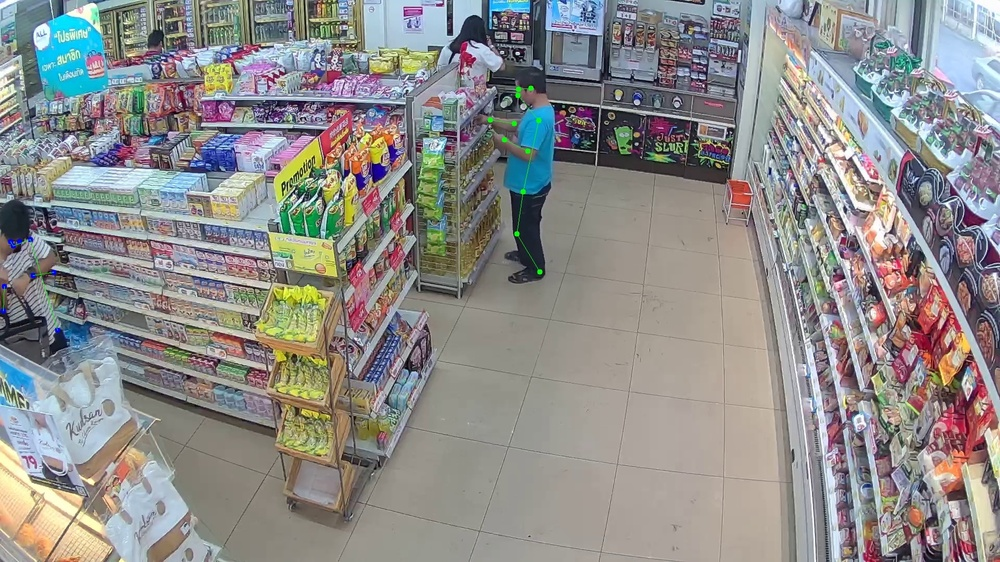
#> input picture 3_images_processing_in_openCV/01.jpg, 1000 x 562 px, shrunk from 1920 x 1080 before the run
$ python 3_images_Thresholding.py
#> lines starting #> are read from the running program, lines starting #| are printed output that depends on the picture; after the words box and inside, x2 and y2 are one past the last pixel; in counts of white or black regions, pixels touching at a corner belong together
import cv2
import numpy as np
from matplotlib import pyplot as plt

img = cv2.imread('01.jpg',0)
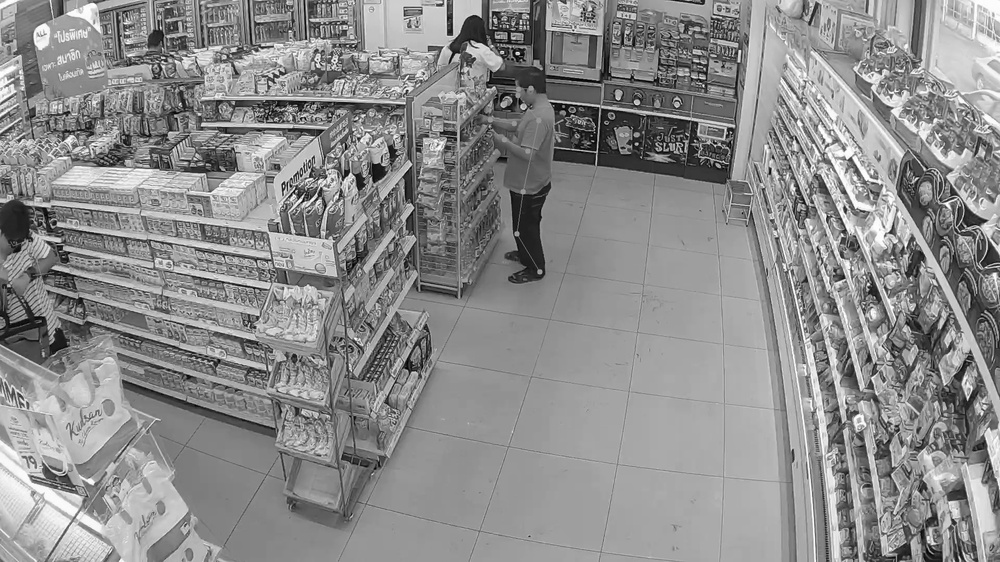
#> img: shape (562, 1000); min 0, max 255, mean 140.7
# rows,cols,w = img.shape
print(img.shape)
#| (562, 1000)

'''
# 固定阈值分割
ret,thresh1 = cv2.threshold(img,127,255,cv2.THRESH_BINARY)
ret,thresh2 = cv2.threshold(img,127,255,cv2.THRESH_BINARY_INV)
ret,thresh3 = cv2.threshold(img,127,255,cv2.THRESH_TRUNC)
ret,thresh4 = cv2.threshold(img,127,255,cv2.THRESH_TOZERO)
ret,thresh5 = cv2.threshold(img,127,255,cv2.THRESH_TOZERO_INV)

titles = ['Original_Image','binary','BINARY_INV','TRUNC','TOZERO','TOZERO_INV']
images = [img,thresh1,thresh2,thresh3,thresh4,thresh5]

for i in range(6):
    plt.subplot(2,3,i+1),plt.imshow(images[i])
    plt.title(titles[i])
    plt.xticks([]),plt.yticks([])

plt.show()
'''

'''
# 自适应阈值分割，阈值根据一个区域计算
img = cv2.medianBlur(img,5)
ret,th1 = cv2.threshold(img,127,255,cv2.THRESH_BINARY)
th2 = cv2.adaptiveThreshold(img,255,cv2.ADAPTIVE_THRESH_MEAN_C,cv2.THRESH_BINARY,11,2)
th3 = cv2.adaptiveThreshold(img,255,cv2.ADAPTIVE_THRESH_GAUSSIAN_C,cv2.THRESH_BINARY,11,2)

titles = ['original','Global_Threshold','Adaptive_Mean_Threshold','Adaptive_Gaussian_Threshold']
images = [img,th1,th2,th3]

for i in range(4):
    plt.subplot(2,2,i+1),plt.imshow(images[i],'gray')
    plt.title(titles[i])
    plt.xticks([]),plt.yticks([])

plt.show()
'''

# global threshold
ret1,th1 = cv2.threshold(img,127,255,cv2.THRESH_BINARY)
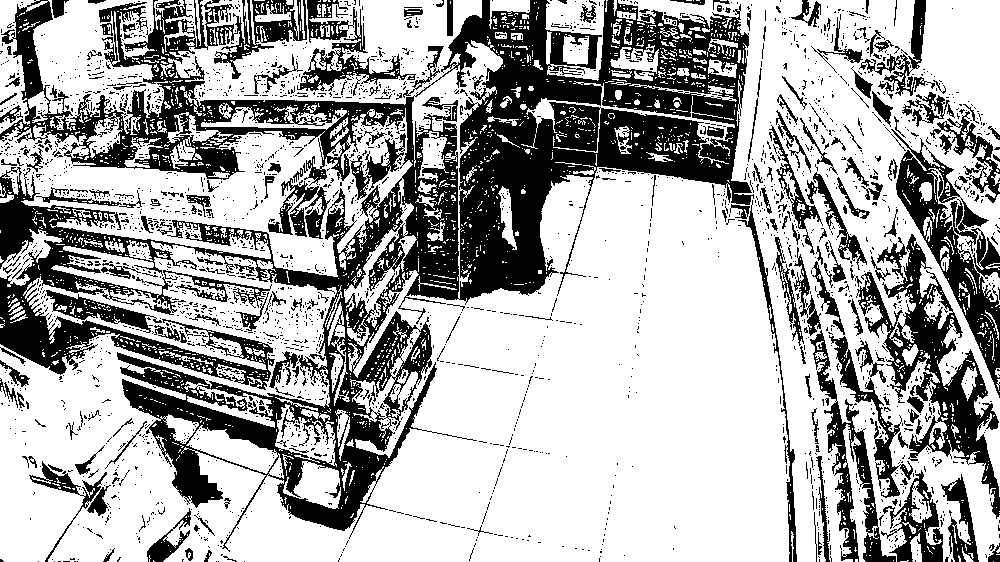
#> th1: shape (562, 1000); 67.2% white; 2709 black regions (2476 under 20 px), largest, box (x1, y1, x2, y2) and area: (0, 0, 754, 552) 116392, (856, 234, 1000, 519) 10096, (891, 129, 1000, 398) 7793
print(ret1)

# otsu threshold
ret2,th2 = cv2.threshold(img,0,255,cv2.THRESH_BINARY+cv2.THRESH_OTSU)
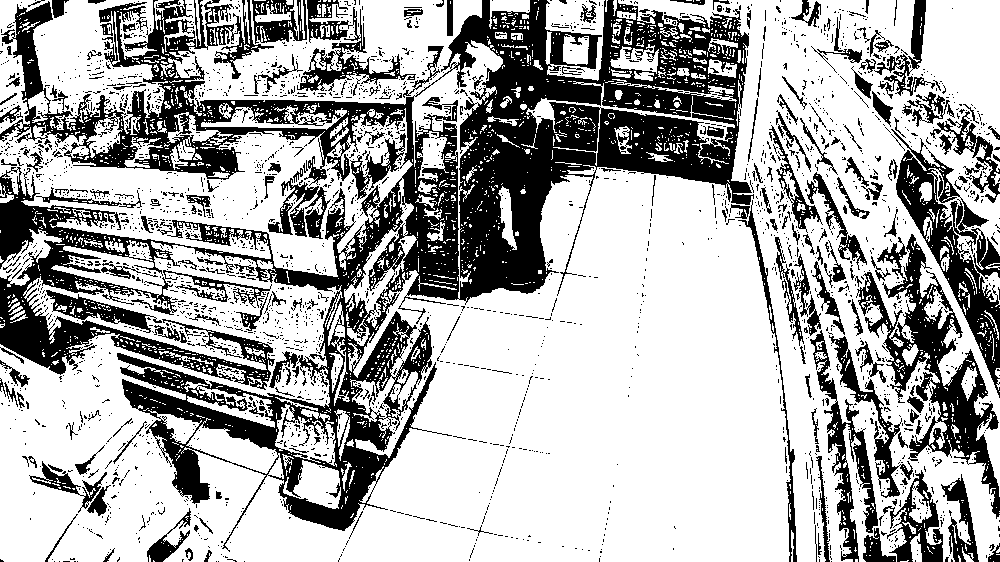
#> th2: shape (562, 1000); 67.9% white; 2716 black regions (2481 under 20 px), largest, box (x1, y1, x2, y2) and area: (0, 0, 754, 552) 112498, (856, 234, 1000, 519) 9960, (891, 129, 1000, 398) 7727
#> ret2 = 126
print(ret2)
#| 126.0

# otsu after gaussian
blur = cv2.GaussianBlur(img,(5,5),0)
ret3,th3 = cv2.threshold(blur,0,255,cv2.THRESH_BINARY+cv2.THRESH_OTSU)
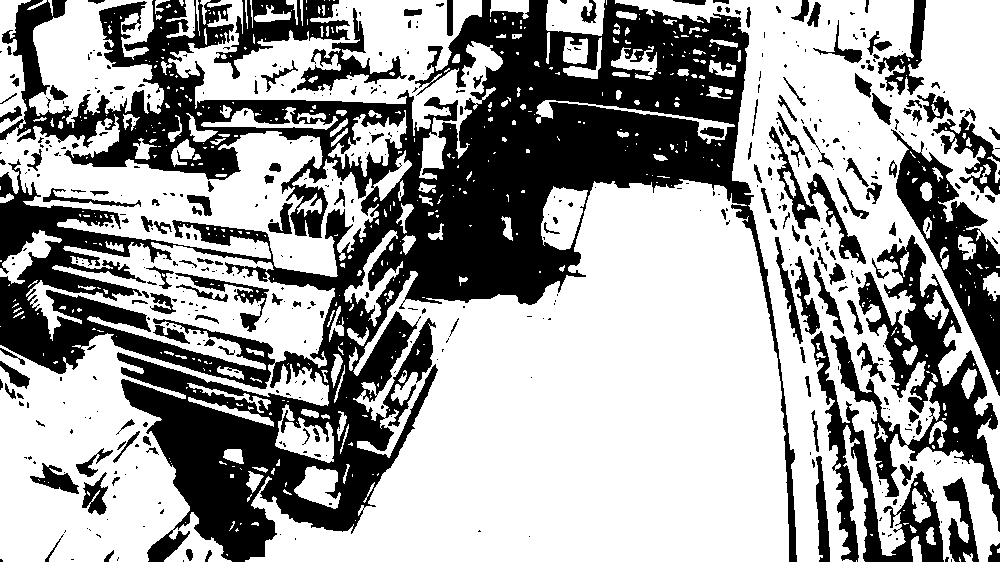
#> th3: shape (562, 1000); 62.5% white; 512 black regions (349 under 20 px), largest, box (x1, y1, x2, y2) and area: (0, 0, 797, 562) 149130, (830, 235, 1000, 532) 13449, (891, 129, 1000, 396) 8911
#> ret3 = 132
print(ret3)
#| 132.0

# plot all the images and their histograms
images = [img, 0, th1,
          img, 0, th2,
          blur,0, th3]

titles = ['Original_Image','Histogram','Global_Threshold',
          'Originma_Image','Histogram','Otsu_Threshold',
          'Gaussian_Image','Histogram','Otsu_Threshold']

for i in range(3):
    plt.subplot(3,3,i*3+1),plt.imshow(images[i*3],'gray')
    plt.title(titles[i*3]),plt.xticks([]),plt.yticks([])

    plt.subplot(3,3,i*3+2),plt.hist(images[i*3].ravel(),256)
    plt.title(titles[i*3+1]),plt.xticks([]),plt.yticks([])

    plt.subplot(3,3,i*3+3),plt.imshow(images[i*3+2],'gray')
    plt.title(titles[i*3+2]),plt.xticks([]),plt.yticks([])

plt.show()
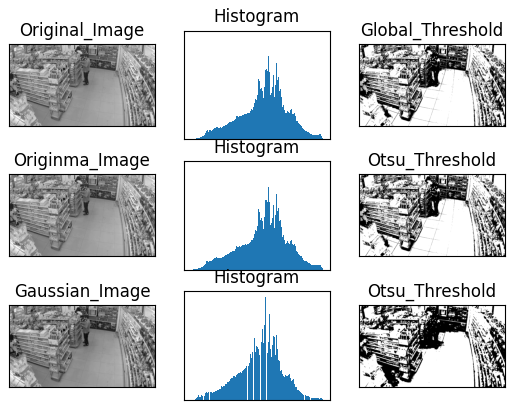
#> figure drawn by matplotlib, 9 panels
